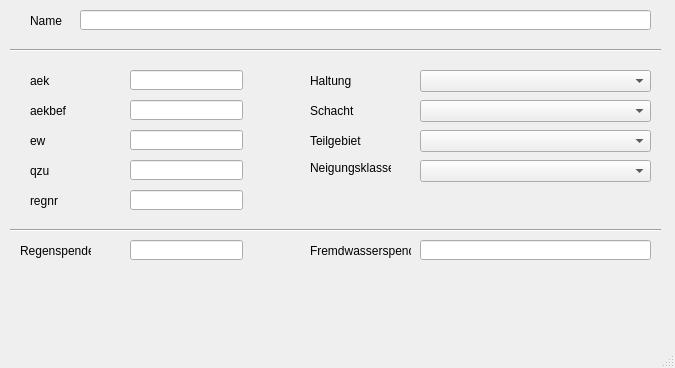
<?xml version="1.0" encoding="UTF-8"?>
<ui version="4.0">
 <class>MainWindow</class>
 <widget class="QMainWindow" name="MainWindow">
  <property name="geometry">
   <rect>
    <x>0</x>
    <y>0</y>
    <width>675</width>
    <height>368</height>
   </rect>
  </property>
  <property name="windowTitle">
   <string>MainWindow</string>
  </property>
  <widget class="QWidget" name="centralwidget">
   <widget class="QLabel" name="label_2">
    <property name="geometry">
     <rect>
      <x>30</x>
      <y>10</y>
      <width>46</width>
      <height>21</height>
     </rect>
    </property>
    <property name="text">
     <string>Name</string>
    </property>
   </widget>
   <widget class="QLabel" name="label_7">
    <property name="geometry">
     <rect>
      <x>310</x>
      <y>160</y>
      <width>81</width>
      <height>16</height>
     </rect>
    </property>
    <property name="text">
     <string>Neigungsklasse</string>
    </property>
   </widget>
   <widget class="QLineEdit" name="ew">
    <property name="geometry">
     <rect>
      <x>130</x>
      <y>130</y>
      <width>113</width>
      <height>20</height>
     </rect>
    </property>
   </widget>
   <widget class="QLineEdit" name="qzu">
    <property name="geometry">
     <rect>
      <x>130</x>
      <y>160</y>
      <width>113</width>
      <height>20</height>
     </rect>
    </property>
   </widget>
   <widget class="QLineEdit" name="aek">
    <property name="geometry">
     <rect>
      <x>130</x>
      <y>70</y>
      <width>113</width>
      <height>20</height>
     </rect>
    </property>
   </widget>
   <widget class="QLabel" name="label_15">
    <property name="geometry">
     <rect>
      <x>310</x>
      <y>70</y>
      <width>71</width>
      <height>21</height>
     </rect>
    </property>
    <property name="text">
     <string>Haltung</string>
    </property>
   </widget>
   <widget class="QComboBox" name="neigkl">
    <property name="geometry">
     <rect>
      <x>420</x>
      <y>160</y>
      <width>231</width>
      <height>22</height>
     </rect>
    </property>
   </widget>
   <widget class="QLabel" name="label_5">
    <property name="geometry">
     <rect>
      <x>30</x>
      <y>70</y>
      <width>81</width>
      <height>21</height>
     </rect>
    </property>
    <property name="text">
     <string>aek</string>
    </property>
   </widget>
   <widget class="QLineEdit" name="aekbef">
    <property name="geometry">
     <rect>
      <x>130</x>
      <y>100</y>
      <width>113</width>
      <height>20</height>
     </rect>
    </property>
   </widget>
   <widget class="QLabel" name="label_17">
    <property name="geometry">
     <rect>
      <x>310</x>
      <y>130</y>
      <width>71</width>
      <height>21</height>
     </rect>
    </property>
    <property name="text">
     <string>Teilgebiet</string>
    </property>
   </widget>
   <widget class="QComboBox" name="haltnam">
    <property name="geometry">
     <rect>
      <x>420</x>
      <y>70</y>
      <width>231</width>
      <height>22</height>
     </rect>
    </property>
   </widget>
   <widget class="QLineEdit" name="regner">
    <property name="geometry">
     <rect>
      <x>130</x>
      <y>190</y>
      <width>113</width>
      <height>20</height>
     </rect>
    </property>
   </widget>
   <widget class="QLabel" name="label_16">
    <property name="geometry">
     <rect>
      <x>310</x>
      <y>100</y>
      <width>71</width>
      <height>21</height>
     </rect>
    </property>
    <property name="text">
     <string>Schacht</string>
    </property>
   </widget>
   <widget class="QLabel" name="label_12">
    <property name="geometry">
     <rect>
      <x>30</x>
      <y>130</y>
      <width>71</width>
      <height>21</height>
     </rect>
    </property>
    <property name="text">
     <string>ew</string>
    </property>
   </widget>
   <widget class="QLabel" name="label_11">
    <property name="geometry">
     <rect>
      <x>30</x>
      <y>160</y>
      <width>71</width>
      <height>21</height>
     </rect>
    </property>
    <property name="text">
     <string>qzu</string>
    </property>
   </widget>
   <widget class="Line" name="line">
    <property name="geometry">
     <rect>
      <x>10</x>
      <y>40</y>
      <width>651</width>
      <height>20</height>
     </rect>
    </property>
    <property name="orientation">
     <enum>Qt::Horizontal</enum>
    </property>
   </widget>
   <widget class="QLineEdit" name="flnam">
    <property name="geometry">
     <rect>
      <x>80</x>
      <y>10</y>
      <width>571</width>
      <height>20</height>
     </rect>
    </property>
   </widget>
   <widget class="QComboBox" name="schnam">
    <property name="geometry">
     <rect>
      <x>420</x>
      <y>100</y>
      <width>231</width>
      <height>22</height>
     </rect>
    </property>
   </widget>
   <widget class="QLabel" name="label_4">
    <property name="geometry">
     <rect>
      <x>30</x>
      <y>190</y>
      <width>71</width>
      <height>21</height>
     </rect>
    </property>
    <property name="text">
     <string>regnr</string>
    </property>
   </widget>
   <widget class="QLabel" name="label_13">
    <property name="geometry">
     <rect>
      <x>30</x>
      <y>100</y>
      <width>81</width>
      <height>21</height>
     </rect>
    </property>
    <property name="text">
     <string>aekbef</string>
    </property>
   </widget>
   <widget class="QComboBox" name="teilgebiet">
    <property name="geometry">
     <rect>
      <x>420</x>
      <y>130</y>
      <width>231</width>
      <height>22</height>
     </rect>
    </property>
   </widget>
   <widget class="Line" name="line_2">
    <property name="geometry">
     <rect>
      <x>10</x>
      <y>220</y>
      <width>651</width>
      <height>20</height>
     </rect>
    </property>
    <property name="orientation">
     <enum>Qt::Horizontal</enum>
    </property>
   </widget>
   <widget class="QLabel" name="label">
    <property name="geometry">
     <rect>
      <x>20</x>
      <y>240</y>
      <width>71</width>
      <height>21</height>
     </rect>
    </property>
    <property name="text">
     <string>Regenspende</string>
    </property>
   </widget>
   <widget class="QLabel" name="label_3">
    <property name="geometry">
     <rect>
      <x>310</x>
      <y>240</y>
      <width>101</width>
      <height>21</height>
     </rect>
    </property>
    <property name="text">
     <string>Fremdwasserspende</string>
    </property>
   </widget>
   <widget class="QLineEdit" name="regenspende">
    <property name="geometry">
     <rect>
      <x>130</x>
      <y>240</y>
      <width>113</width>
      <height>20</height>
     </rect>
    </property>
   </widget>
   <widget class="QLineEdit" name="fremdwspende">
    <property name="geometry">
     <rect>
      <x>420</x>
      <y>240</y>
      <width>231</width>
      <height>20</height>
     </rect>
    </property>
   </widget>
  </widget>
  <widget class="QMenuBar" name="menubar">
   <property name="geometry">
    <rect>
     <x>0</x>
     <y>0</y>
     <width>675</width>
     <height>21</height>
    </rect>
   </property>
  </widget>
  <widget class="QStatusBar" name="statusbar"/>
 </widget>
 <resources/>
 <connections/>
</ui>
